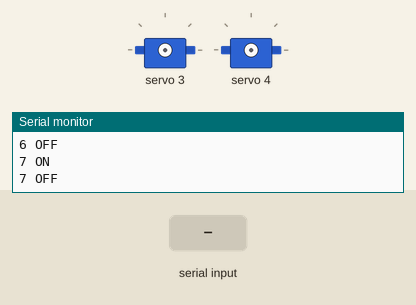
Simulated run of this sketch. Board: Arduino Uno, built with avr-gcc and run on an emulated ATmega328P. On the bench: 2 × servo, the last lines printed to the serial monitor. Inputs (shaded band) come from the test bench.

Above: at 2.0 s.
2.1 s: "1" received over the second serial link
3.6 s: "0" received over the second serial link
At 4.1 s:
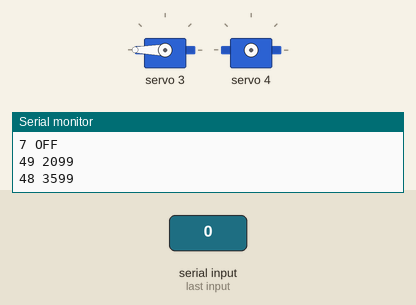
5.1 s: "2" received over the second serial link
6.6 s: "1" received over the second serial link
At 7.6 s:
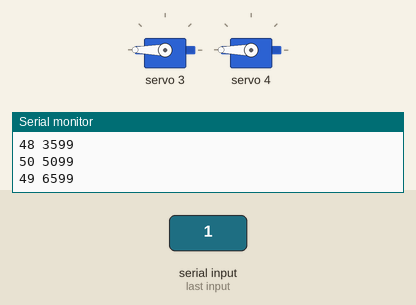
Timing chart, 0 to 9.1 s (numbered marks = the images above; inputs shaded):
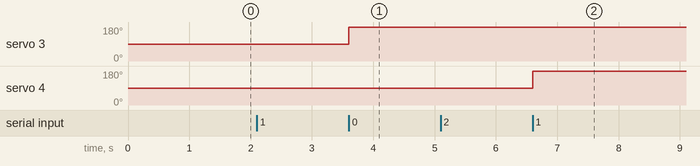

The sketch:

midi_recieve-2-servo-controller-send_drum_set.ino
```cpp
/* Midi Glock - Mike Cook April 2008
    based on code by kuki
   -----------------
   listen for MIDI serial data, and fire solenoids for individual notes using either direct PWM
   control or using an externl 16 channel servo controller

  #####################################################################################################################################################

  HARDWARE NOTE:
  The MIDI Socket is connected to arduino RX through an opto-isolator to invert the MIDI signal
  Connect the 8 solenoids to pin2 to pin9 on your arduino and pin 13 to the drive enabling monostable.

  ####################################################################################################################################################


  For the servo controller (I2C) you can set the pin to be fully on with

  pwm.setPWM(pin, 4096, 0);

  You can set the pin to be fully off with

  pwm.setPWM(pin, 0, 4096);

*/

#include <Wire.h>
#include <Adafruit_PWMServoDriver.h>
// called this way, it uses the default address 0x40
Adafruit_PWMServoDriver pwm = Adafruit_PWMServoDriver();

#include <SoftwareSerial.h>

SoftwareSerial midiSerial(2, 3); // RX, TX

//variables setup

byte incomingByte;
byte note;
byte velocity;
int noteDown = LOW;
int state = 0; // state machine variable 0 = command waiting : 1 = note waitin : 2 = velocity waiting
int strobe = 13;   // select the pin for the monostable
int channel = 0; // MIDI channel to respond to (in this case channel 1) chnage this to change the channel number
// MIDI channel = the value in 'channel' + 1
const int drumKick = 36; // midi decimal for drum sound 1 (kick)
const int drumSnare = 38; // midi decimal for drum sound 2 (snare)

const int drumClosedHH = 42; // midi decimal for drum sound 3 (closed HH)
const int drumPedalHH = 44; // midi decimal for drum sound 4 (pedal HH)
const int drumOpenHH = 46; // midi decimal for drum sound 4 (open HH)

const int drumRide = 51; // midi decimal for drum sound 4 (ride)
const int drumCrash1 = 49; // midi decimal for drum sound 4 (crash 1)
const int drumCrash2 = 57; // midi decimal for drum sound 4 (crash 1)

const int drumTom1 = 50; // midi decimal for drum sound 4 (tom 1)
const int drumTom2 = 48; // midi decimal for drum sound 4 (tom 2)
const int drumTom3 = 45; // midi decimal for drum sound 4 (tom 3)
const int drumTom4 = 41; // midi decimal for drum sound 4 (tom 4)

const int drumCowBell = 56; // midi decimal for drum sound 4 (cow bell)
const int drumSideStick = 37; // midi decimal for drum sound 4 (side stick)
const int drumClap = 39; // midi decimal for drum sound 4 (clap)

//used for direct PWM relay control
//const int drum1_pin = 6; // 1 Relay attached to this pin
//const int drum2_pin = 9; // 2 Relay attached to this pin
//const int drum3_pin = 10; // 3 Relay attached to this pin
//const int drum4_pin = 11; // 4 Relay attached to this pin

// name channels on serco controller
uint8_t KickServo = 0;
uint8_t SnareServo = 1;
uint8_t RideServo = 2;
uint8_t CrashServo = 3;
uint8_t Tom1Servo = 4;
uint8_t Tom2Servo = 5;
uint8_t CowBellServo = 6;
uint8_t SideStickServo = 7;
//uint8_t ClapServo = 8;

void setup() {
  Serial.println("16 channel PWM test!");

  pwm.begin();
  pwm.setOscillatorFrequency(27000000);
  pwm.setPWMFreq(40);  // (40-1600)
  Wire.setClock(400000);

  pinMode(strobe, OUTPUT);  // declare the strobe pin as output

//  pinMode(drum1_pin, OUTPUT);       // drum trigger 1
//  pinMode(drum2_pin, OUTPUT);       // drum trigger 2
//  pinMode(drum3_pin, OUTPUT);       // drum trigger 3
//  pinMode(drum4_pin, OUTPUT);       // drum trigger 4

  state = 0;  // initilise state machine variable

  //start serial with MIDI baudrate 31250 or 38400 for debugging
  midiSerial.begin(31250);
  Serial.begin(38400);
  Serial.println("Start the Midi read / trigger write program");
  digitalWrite(strobe, LOW);

  //reset all 8 relays to 0 (there are 8 more available on controller)
 for (uint8_t pwmnum=0; pwmnum < 8; pwmnum++) {
    pwm.setPWM(pwmnum, 4096, 0);
    Serial.print(pwmnum);
    Serial.println( " ON");
    delay(100);
    pwm.setPWM(pwmnum, 0, 4096);
    Serial.print(pwmnum);
    Serial.println( " OFF");
  }
}

//loop: wait for serial data, and interpret the message
void loop () {

  if (midiSerial.available() > 0) {
    // read the incoming byte:
    incomingByte = midiSerial.read();
    if (incomingByte < 240) {
      Serial.print(incomingByte);
      Serial.print(" ");
      Serial.println(millis());
    }
    digitalWrite(strobe, LOW);   // clear any previous strobe
    switch (state)  {
      case 0:
        // look for as status-byte, our channel, note on
        if (incomingByte == (144 | channel))  {
          noteDown = HIGH;
          state = 1;
        }
        // look for as status-byte, our channel, note off
        if (incomingByte == (128 | channel))  {
          noteDown = LOW;
          state = 1;
        }

      case 1:
        // get the note to play or stop
        if (incomingByte < 128) {
          note = incomingByte;
          state = 2;
        }
        else {
          state = 0;  // reset state machine as this should be a note number
        }
        break;

      case 2:
        // get the velocity
        if (incomingByte < 128) {
          playNote(note, incomingByte, noteDown); // fire off the solenoid
        }
        state = 0;  // reset state machine to start
    }
  }
}

void playNote(byte note, byte velocity, int down) {
  // if velocity = 0 on a 'Note ON' command, treat it as a note off
  if ((down == HIGH) && (velocity == 0)) {
    down = LOW;
  }

  int PWMvelocity = map(velocity,0,127,0,4096); //convert 0-128 midi to 0-4096 PWM

//KickServo = 0;
//SnareServo = 1;
//RideServo = 2;
//CrashServo = 3;
//Tom1Servo = 4;
//Tom2Servo = 5;
//CowBellServo = 6;
//SideStickServo = 7;


if (note == drumKick) {

    pwm.setPWM(KickServo, PWMvelocity, 0); // pwmnum = 0
    //analogWrite(drum1_pin, velocity); // use this to use pwm on drum trigger
    //digitalWrite(drum1_pin, down); // play it if it is one of our notes
    if (down == HIGH) digitalWrite(strobe, HIGH); // strobe high for any note on
//    Serial.print(" drumKick PWMvelocity: ");
//    Serial.println(PWMvelocity);
//    Serial.print(" drumKick velocity: ");
//    Serial.println(velocity);
  }
  else if (note == drumSnare) {
    pwm.setPWM(SnareServo, PWMvelocity, 0); // pwmnum = 1
    //analogWrite(drum2_pin, velocity); // use this to use pwm on drum trigger
    //digitalWrite(drum2_pin, down); // play it if it is one of our notes
    if (down == HIGH) digitalWrite(strobe, HIGH); // strobe high for any note on
    //Serial.print(" drumSnare vel: ");
    //Serial.println(PWMvelocity);
  }
  else if (note == drumRide || note == drumClosedHH || note == drumOpenHH || note == drumPedalHH) {
    pwm.setPWM(RideServo, PWMvelocity, 0); // pwmnum = 3
    //analogWrite(drum4_pin, velocity); // use this to use pwm on drum trigger
    if (down == HIGH) digitalWrite(strobe, HIGH); // strobe high for any note on
    //Serial.print(" drumRide or drumHH (closed, open, or pedal) ");
  }
  else if (note == drumCrash1 || note == drumCrash2) {
    pwm.setPWM(CrashServo, PWMvelocity, 0); // pwmnum = 3
    //analogWrite(drum4_pin, velocity); // use this to use pwm on drum trigger
    if (down == HIGH) digitalWrite(strobe, HIGH); // strobe high for any note on
    //Serial.print(" Crash1 or Crash2 ");
  }
  else if (note == drumTom1 || note == drumTom3) {
    pwm.setPWM(Tom1Servo, PWMvelocity, 0); // pwmnum = 2
    //analogWrite(drum3_pin, velocity); // use this to use pwm on drum trigger
    //digitalWrite(drum3_pin, down); // play it if it is one of our notes
    if (down == HIGH) digitalWrite(strobe, HIGH); // strobe high for any note on
    //Serial.print(" drumTom1 or 3 ");
  }
   else if (note == drumTom2 || note == drumTom4) {
    pwm.setPWM(Tom2Servo, PWMvelocity, 0); // pwmnum = 2
    if (down == HIGH) digitalWrite(strobe, HIGH); // strobe high for any note on
    //Serial.print(" drumTom2 or 4 ");
  }
  else if (note == drumClap || note == drumSideStick) {
    pwm.setPWM(SideStickServo, PWMvelocity, 0); // pwmnum = 2
    if (down == HIGH) digitalWrite(strobe, HIGH); // strobe high for any note on
    //Serial.print(" drumClap ");
  }
  else if (note == drumCowBell) {
    pwm.setPWM(CowBellServo, PWMvelocity, 0); // pwmnum = 2
    if (down == HIGH) digitalWrite(strobe, HIGH); // strobe high for any note on
    //Serial.print(" drumCowBell ");
  }
  //Serial.println();
}
```

Measured:
- after the input at 3.6 s, servo 3: 90° → 180° at once
- after the input at 6.6 s, servo 4: 90° → 180° at once
